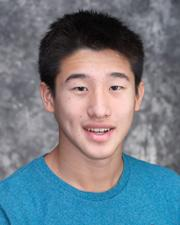
#> input picture old_faces/Ethan Dawn.jpg, 180 x 225 px
$ jupyter execute --allow-errors main.ipynb   (shell and % lines are left out)   (older library calls are emulated)
#> lines starting #> are read from the running program, lines starting #| are printed output that depends on the picture
# Eigenfaces

Reference: https://github.com/svetlana-topalova/eigenfaces/blob/master/Eigenfaces.ipynb

[cell 1]

import os
import numpy as np
from PIL import Image
import matplotlib.pyplot as plt

### 1. Read Images

Reading every image within a directory, and converting them into numpy arrays.

[cell 2]
IMAGE_DIR = 'old_faces'
DEFAULT_SIZE = [180, 225]

def read_images(image_path=IMAGE_DIR, default_size=DEFAULT_SIZE):
    images = []
    images_names = []
    image_files = [image for image in os.listdir(image_path)]

    for image_file in image_files:
        image = Image.open(os.path.join(image_path, image_file))
        image = image.convert('L')

        if default_size is not None:
            image = image.resize(default_size, Image.ANTIALIAS)

        images.append(np.asarray(image, dtype=np.uint8))
        images_names.append(image_file[0:-4])

    return [images, images_names]

### Assemble Data Matrix

Represent every image as a vector.

[cell 3]
# Each row of the data matrix is one image.

def as_row_matrix(X):
    if len(X) == 0:
        return np.array([])
    mat = np.empty((0, X[0].size), dtype=X[0].dtype)
    for row in X:
        mat = np.vstack((mat, np.asarray(row).reshape(1, -1))) # 1 x r*c
    return mat

### Compute the mean face $\mu$

The average of the image set is calculated as:

[cell 4]
[X, y] = read_images()
#> in read_images, image is the input picture: PIL image 180x225 RGB; mean R, G, B 112.8, 124.6, 134.8
#> in read_images, `image = image.convert('L')`:
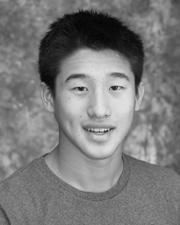
#> image: PIL image 180x225 L; min 0, max 231, mean 122.2
#> X = 1 item; y = ['Ethan Dawn']
average_weight_matrix = np.reshape(as_row_matrix(X).mean(axis=0), X[0].shape)
#> the loop in as_row_matrix, `for row in X:` made 1 pass
plt.imshow(average_weight_matrix, cmap=plt.cm.gray)
plt.title('Mean Face')
plt.show()

### Calculate PCA (Principal Component Analysis)

Calculation includes two steps:
1. Subtract the mean. The average image a has to be subtracted from each original image in X.
2. Calculate the eigenvectors and eigenvalues of the covariance

These eigenvectors have the same dimensionality (number of components) as the original images, thus can be viewed as an image.

3. Choose the principal components

Sorting the eigenvalues with `np.argsort` in descending order and arrange eigenvectors accordingly. We find `k` useful eigenfaces, where k is the smallest number that satisfies:

We use `get_number_of_components_to_preserve_variance` to calculate that.

The `k` principal components of the observed vector `x` are then given by:

where

[cell 5]
def get_number_of_components_to_preserve_variance(eigenvalues, variance=.99):
    for ii, eigen_value_cumsum in enumerate(np.cumsum(eigenvalues) / np.sum(eigenvalues)):
        if eigen_value_cumsum > variance:
            return ii

def pca(X, y, num_components=0):
    [n, d] = X.shape

    if num_components <= 0 or num_components > n:
        num_components = n
        mu = X.mean(axis=0)
        X = X - mu

    if n > d:
        C = np.dot(X.T, X) # Covariance matrix
        [eigenvalues, eigenvectors] = np.linalg.eigh(C)
    else:
        C = np.dot(X, X.T) # Covariance matrix
        [eigenvalues, eigenvectors] = np.linalg.eigh(C)
        eigenvectors = np.dot(X.T, eigenvectors)

        for i in range(n):
            eigenvectors[:, i] = eigenvectors[:, i] / np.linalg.norm(eigenvectors[:, i])

    # Sort eigenvectors in descending order by their eigenvalue
    idx = np.argsort(-eigenvalues)
    eigenvalues = eigenvalues[idx]
    eigenvectors = eigenvectors[:, idx]
    num_components = get_number_of_components_to_preserve_variance(eigenvalues)

    # Select only num_components
    eigenvalues = eigenvalues[0:num_components].copy()
    eigenvectors = eigenvectors[:, 0:num_components].copy()

    return [eigenvalues, eigenvectors, mu]

[eigenvalues, eigenvectors, mean] = pca(as_row_matrix(X), y)
#> the loop in as_row_matrix (call 2), `for row in X:` made 1 pass
#> in pca, `[n, d] = X.shape`: n = 1; d = 40500
#> in pca, `num_components = n`: num_components = 1
#> in pca, `C = np.dot(X, X.T)`: C = [0]
#> in pca, `[eigenvalues, eigenvectors] = np.linalg.eigh(C)`: eigenvectors = [1]
#> in pca, `idx = np.argsort(-eigenvalues)`: idx = [0]
#> the loop in get_number_of_components_to_preserve_variance, `for ii, eigen_value_cumsum in enumerate(np.cumsum(eigenvalues) / np.su..` made 1 pass
#> eigenvalues = [0]

Eigenfaces with the highest eigenvalues are calculated using the training set. They are called the ghost faces. The sharpness of these ghost faces depends on the backgrounds and the other details of the images.

[cell 6]
def subplot(title, images, rows, cols, sptitle='', sptitles=[], colormap=plt.cm.gray, filename=None, figsize=(10, 10)):
    fig = plt.figure(figsize=figsize)

    # Main title
    fig.text(.5, .95, title, horizontalalignment='center')

    for i in range(len(images)):
        ax0 = fig.add_subplot(rows, cols, (i + 1))
        plt.setp(ax0.get_xticklabels(), visible=False)
        plt.setp(ax0.get_yticklabels(), visible=False)
        if len(sptitles) == len(images):
            plt.title('%s #%s' % (sptitle, str(sptitles[i])))
        else:
            plt.title('%s #%d' % (sptitle, i + 1))
        plt.imshow(np.asarray(images[i]), cmap=colormap)

    if filename is None:
        plt.show()
    else:
        fig.savefig(filename)

E = []
number = eigenvectors.shape[1]
#> number = 1
for i in range(min(number, 16)):
    e = eigenvectors[:, i].reshape(X[0].shape)
    E.append(np.asarray(e))
#> after the loop, E = 1 item

# Plot them and store the plot to 'python_eigenfaces.pdf'
subplot(title='Eigenfaces', images=E, rows=4, cols=4, colormap=plt.cm.gray, filename='python_pca_eigenfaces.png')
#> the loop in subplot, `for i in range(len(images)):` made 1 pass

Cumulative sum of first highest eigenvalues is given below. Based on the plot it's clear we should pick these features.

[cell 7]
def get_eigen_value_distribution(eigenvectors):
    return np.cumsum(eigenvectors) / np.sum(eigenvectors)

def plot_eigen_value_distribution(eigenvectors, interval):
    plt.scatter(interval, get_eigen_value_distribution(eigenvectors)[interval])

plot_eigen_value_distribution(eigenvalues, range(0, number))
plt.title('Cumulative sum of the first {0} eigenvalues'.format(number))
plt.show()
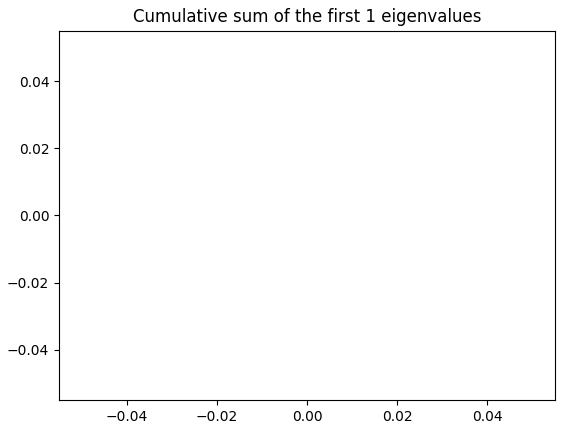
#> figure drawn by matplotlib, 1 panel

### Representing faces onto this basis

Each face can be represented as a linear componation of the eigenfaces. Each face can also be estimated using the "best" eigenfaces, which have the largest eigenvalues and represent the largest variations in the face image database.

The reconstruction of PCA basis is given by:

where

#### Example

### Face Recognition using Eigenfaces

In an unknown image, an eigenface is formed for the given image, and the Euclidian distances between this eigenface and the previously stored eigenfaces are calculated. The eigenface with the smallest distance is the one the person resembles the most.

Face recognition performed by:
1. Projecting all training samples into the PCA subspace.
2. Projecting the query image into the PCA subspace.
3. Finding the nearest neighbor between the projected training images and the projected queryimage.

The Euclidean distance between points p and q is the length of the line segment connecting them.

[cell 8]
def project(W , X, mu):
    return np.dot(X - mu , W)

def dist_metric(p,q):
    p = np.asarray(p).flatten()
    q = np.asarray(q).flatten()

    return np.sqrt(np.sum(np.power((p-q), 2)))

def predict(W, mu, projections, y, X):
    min_dist = float('inf')
    min_class = -1
    Q = project(W, X.reshape(1 , -1), mu)

    for i in range(len(projections)):
        dist = dist_metric(projections[i], Q)
        if dist < min_dist:
            min_dist = dist
            min_class = i

    return min_class

projections = []
for xi in X:
    projections.append(project(eigenvectors, xi.reshape(1, -1), mean))
#> this loop made 1 pass
#> after the loop, projections = [[nan]]

image = Image.open('old_faces/Ethan Dawn.jpg')
image = image.convert('L')

if DEFAULT_SIZE is not None :
    image = image.resize(DEFAULT_SIZE, Image.ANTIALIAS )

test_image = np.asarray(image, dtype=np.uint8 )
predicted = predict(eigenvectors, mean, projections, y, test_image)
#> in predict, `Q = project(W, X.reshape(1 , -1), mu)`: Q = [nan]
#> the loop in predict, `for i in range(len(projections)):` made 1 pass
#> after the loop in predict, `for i in range(len(projections)):`: min_class = -1; min_dist = inf
#> predicted = -1

subplot (title='Prediction', images=[test_image, X[predicted]], rows=1, cols=2,
         sptitles=['Unknown image', 'Prediction: {0}'.format(y[predicted])], colormap=plt.cm.gray ,
         filename='prediction_test.png', figsize=(5,5))
#> call 2 of subplot, with title = 'Prediction', rows = 1, cols = 2, sptitle = '', filename = 'prediction_test.png', figsize = (5, 5)
#> the loop in subplot (call 2), `for i in range(len(images)):` made 2 passes
#> in subplot (call 2), `fig.savefig(filename)`:
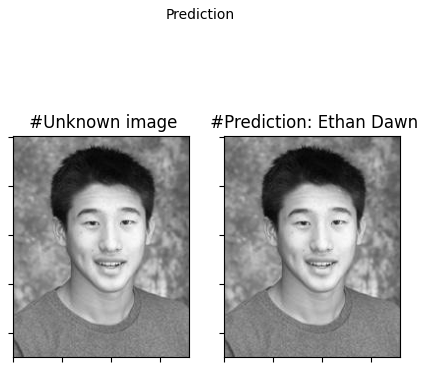
#> figure drawn by matplotlib, 2 panels

## Least-Squares

Below, I used these two formulas to calculate the least-square weights, then I weighted the eigenfaces using the weights calculated and generated a list of new faces.

$A{x} = {b}$

$x=(A^{T}A)^{-1}A^{T}{b}$

[cell 9]
recreated_faces = []
b_hats = []

for b in as_row_matrix(X):
    x = np.matmul(np.matmul(np.linalg.inv(np.matmul(np.transpose(eigenvectors), eigenvectors)), np.transpose(eigenvectors)), b-mean)

    b_hat = np.matmul(eigenvectors, x)
    b_hats.append(b_hat)

    face = b_hat.reshape(X[0].shape)
    recreated_faces.append(face)
#> this loop made 1 pass
#> after the loop, b_hats = 1 item; recreated_faces = 1 item

subplot(title='Origin Faces', images=X, rows=4, cols=4, colormap=plt.cm.gray)
subplot(title='Recreated Faces', images=recreated_faces, rows=4, cols=4, colormap=plt.cm.gray, filename='recreated_faces.png')

## Gram-Schmidt

Given a basis ${X_1, ..., X_p}$ for a subspace $W$ of $R^n$ define

$v_1 = x_1$

$v_2 = x_2 - (\frac{x_2*v_1}{v_1*v_1})v_1$

$v_3 = x_3 - (\frac{x_3*v_1}{v_1*v_1})v_1 - (\frac{x_3*v_2}{v_2*v_2})v_1$

$v_{p}=x_{p}-\sum_{k=1}^{p-1}(\frac{x_p.v_k}{v_k.v_k})v_k$

Then $\{v_1,...,v_p\}$ is an orthogonal basis for $W$.

[cell 10]
v = []
E = []
x = np.transpose(eigenvectors)

for p in range(len(x)):
    vp = x[p]
    for k in range(p):
        vp -= (np.dot(x[p], v[k]) / np.dot(v[k], v[k])) * v[k]
    v.append(vp)
#> after the loop, v = 1 item

v = np.transpose(np.asarray(v))
number = v.shape[1]

for i in range(min(number, 16)):
    e = v[:, i].reshape(X[0].shape)
    E.append(np.asarray(e))

subplot(title='Eigenfaces', images=E, rows=4, cols=4, colormap=plt.cm.gray, filename='orthogonalized_eigenfaces.png')

[cell 11]
def project(b, eigenvectors):
    # Second formula of least squares
    return np.matmul(np.matmul(np.linalg.inv(np.matmul(np.transpose(eigenvectors), eigenvectors)), np.transpose(eigenvectors)), b)

def dist_metric(p,q):
    p = np.asarray(p).flatten()
    q = np.asarray(q).flatten()

    return np.sqrt(np.sum(np.power((p-q), 2)))

def predict(W, projections, y, b):
    min_dist = float('inf')
    min_class = -1
    Q = project(b, v)

    ranks = []

    for i in range(len(projections)):
        dist = dist_metric(projections[i], Q)
        ranks.append((dist, i))

    ranks.sort(key=lambda x:x[0])

    return [rank[1] for rank in ranks[0:3]]

projections = []
for b in as_row_matrix(X):
    projections.append(project(b - mean, v))

#> (the rest of this cell did not finish here and is left out)


for i in range(len(X_tests)):
    [first, second, third] = predict(eigenvectors, projections, y, X_tests[i].reshape(-1) - mean)
    subplot(title='Prediction', images=[X_tests[i], X[first], X[second], X[third]], rows=1, cols=4, sptitles=['Unknown image', f'First: {y[first]}', f'Second: {y[second]}', f'Third: {y[third]}'], colormap=plt.cm.gray, filename=f'predictions/prediction_{i}.png', figsize=(16, 5))
